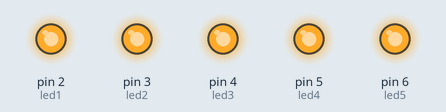
Simulated run of this sketch. Board: Arduino Uno, built with avr-gcc and run on an emulated ATmega328P. On the bench: output pins drawn as LEDs (lit = HIGH).

Above: at 0.5 s.
At 3.5 s:
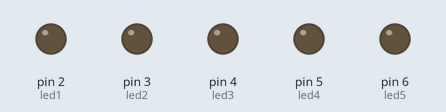
Timing chart, 0 to 4.6 s (numbered marks = the images above):
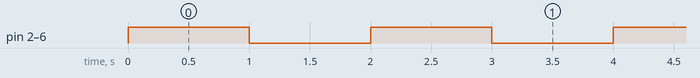

Measured:
- by itself, pin 2 (led1), pin 3 (led2), pin 4 (led3), pin 5 (led4), pin 6 (led5): alternates HIGH for 1.0 s and LOW for 1.0 s

The sketch:

codigo.ino
```cpp
const int led1 = 2;
const int led2 = 3;
const int led3 = 4;
const int led4 = 5;
const int led5 = 6;

void setup()
{
  pinMode(led1, OUTPUT);
  pinMode(led2, OUTPUT);
  pinMode(led3, OUTPUT);
  pinMode(led4, OUTPUT);
  pinMode(led5, OUTPUT);
}

void loop()
{
  digitalWrite(led1,HIGH);
  digitalWrite(led2,HIGH);
  digitalWrite(led3,HIGH);
  digitalWrite(led4,HIGH);
  digitalWrite(led5,HIGH);
  delay(1000);
  digitalWrite(led1,LOW);
  digitalWrite(led2,LOW);
  digitalWrite(led3,LOW);
  digitalWrite(led4,LOW);
  digitalWrite(led5,LOW);
  delay(1000);
}
```
